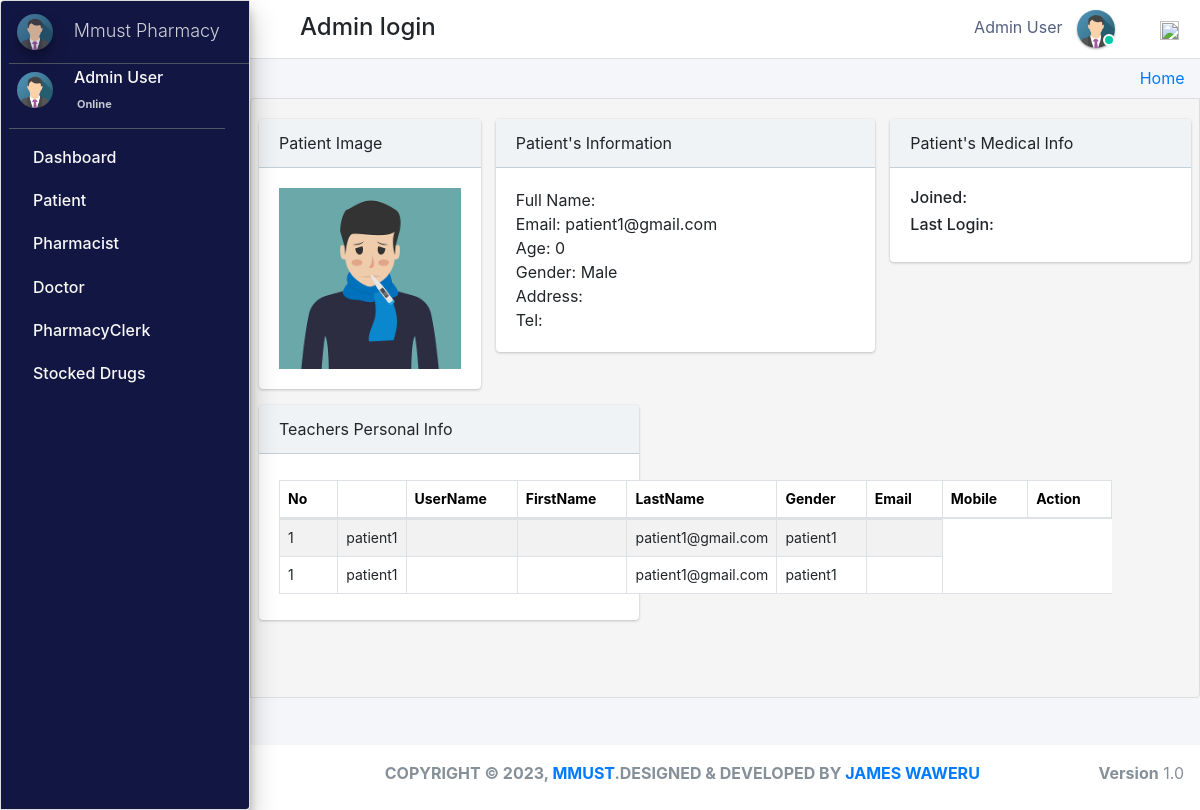
The page /admin_user/patient_personalRecords/1/ (signed in) on the database its author committed.
### pharmacy/models.py (models this page shows, shortened)
class CustomUser(AbstractUser):
    user_type_data = ((1, "AdminHOD"), (2, "Pharmacist"), (3, "Doctor"), (4, "PharmacyClerk"),(5, "Patients"))
    user_type = models.CharField(default=1, choices=user_type_data, max_length=10)

class AdminHOD(models.Model):
    gender_category=(
        ('Male','Male'),
        ('Female','Female'),
    )
    admin = models.OneToOneField(CustomUser,null=True, on_delete = models.CASCADE)
    emp_no= models.CharField(max_length=100,null=True,blank=True)
    gender=models.CharField(max_length=100,null=True,choices=gender_category)
    mobile=models.CharField(max_length=10,null=True,blank=True)
    address=models.CharField(max_length=300,null=True,blank=True)
    profile_pic=models.ImageField(default="admin.png",null=True,blank=True)
    created_at = models.DateTimeField(auto_now_add=True)
    updated_at = models.DateTimeField(auto_now=True)
    date_employed=models.DateTimeField(auto_now_add=True, auto_now=False)
    objects = models.Manager()

class Patients(models.Model):
    gender_category=(
        ('Male','Male'),
        ('Female','Female'),
    )
    admin = models.OneToOneField(CustomUser,null=True, on_delete = models.CASCADE)
    reg_no=models.CharField(max_length=30,null=True,blank=True,unique=True)
    gender=models.CharField(max_length=7,null=True,blank=True,choices=gender_category)
    first_name=models.CharField(max_length=20,null=True,blank=True)
    last_name=models.CharField(max_length=20,null=True,blank=True)
    dob=models.DateTimeField(auto_now_add= False, auto_now=False,null=True,blank=True)
    phone_number=models.CharField(max_length=10,null=True,blank=True)
    profile_pic=models.ImageField(default="patient.jpg",null=True,blank=True)
    age= models.IntegerField(default='0', blank=True, null=True)
    address=models.CharField(max_length=300,null=True,blank=True)
    date_admitted=models.DateTimeField(auto_now_add=True, auto_now=False)
    last_updated = models.DateTimeField(auto_now_add=False, auto_now=True)

class Dispense(models.Model):
    patient_id = models.ForeignKey(Patients, on_delete=models.DO_NOTHING,null=True)
    drug_id = models.ForeignKey(Stock, on_delete=models.SET_NULL,null=True,blank=False)
    dispense_quantity = models.PositiveIntegerField(default='1', blank=False, null=True)
    taken=models.CharField(max_length=300,null=True, blank=True)
    stock_ref_no=models.CharField(max_length=300,null=True, blank=True)
    instructions=models.TextField(max_length=300,null=True, blank=False)
    dispense_at = models.DateTimeField(auto_now_add=True,null=True, blank=True)

### pharmacy/HODViews.py (the view)
# urls.py: path('admin_user/patient_personalRecords/<pk>/',HODViews.patient_personalRecords,name='patient_record'),
def patient_personalRecords(request,pk):
    patient=Patients.objects.get(id=pk)
    prescrip=patient.prescription_set.all()
    stocks=patient.dispense_set.all()
    context={
        "patient":patient,
        "prescription":prescrip,
        "stocks":stocks
    }
    return render(request,'hod_templates/patient_personalRecords.html',context)

### pharmacy/templates/hod_templates/patient_personalRecords.html (shortened to what this page needs)
{% extends 'hod_templates/base_template.html'%} {% block main_content %}
<div class="content">
    <div class="row pt">
        <div class="col-lg-3">
            <div class="card">
                <div class="card-header">
                     Patient Image
                </div>
                <div class="card-body d-flex justify-content-center">
                    <img src="{{patient.profile_pic.url}}" class="img-fluid" />
                </div>
            </div>
        </div>
        <div class="col-lg-5">
            <div class="card">
                <div class="card-header">
                     Patient's Information
                </div>
                <div class="card-body">
                    <tbody>
                        <tr>
                            <td>Full Name: {{patient.patientname}}</td>
                            <br>
                            <td>Email: {{ patient.admin.email }}</td>
                            <br>
                            <td>Age: {{ patient.age }}</td>
                            <br>
                            <td>Gender: {{ patient.gender }}</td>
                            <br>
                            <td>Address: {{ patient.adresss }}</td>
                            <br>
                            <td>Tel: {{ patient.mobile }}</td>
                        </tr>
                    </tbody>
                </div>
            </div>
        </div>
        <div class="col-lg-4">
            <div class="card">
                <div class="card-header">
                     Patient's Medical Info
                </div>
                <div class="card-body">
                    <h6>Joined: </h6>
                    <h6>Last Login: </h6>
                </div>
            </div>
        </div>
        <div class="col-lg-5">
            <div class="card">
                <div class="card-header">
                     Teachers Personal Info
                </div>
                <div class="card-body">
                    <table class="table table-bordered table-hover dataTable">
                        <thead>
                            <tr>
                                <th>No</th>
                                <th></th>
                                <th>UserName</th>
                                <th>FirstName</th>
                                <th>LastName</th>
                                <th>Gender</th>
                                <th>Email</th>
                                <th>Mobile</th>
                                <th class="text-center">Action</th>
                            </tr>
                        </thead>
                        <tbody>
                            {% for stock in stocks %}
                            <tr>
                                <td>{{stock.dispense_quantity}}</td>
                                <td>{{stock.patient_id.first_name}}</td>
                                <td>{{stock.sto}}</td>
                                <td>{{stock.quantity}}</td>
                                <td>{{patient.admin.email}}</td>
                                <td>{{stock.patient_id.first_name}}</td>
                                <td>
                            </tr>
                            {% endfor %}
                        </tbody>
                    </table>
                </div>
            </div>
        </div>
    </div>
</div>
{% endblock %}

### pharmacy/templates/hod_templates/base_template.html (shortened to what this page needs)
{% extends 'base_file.html' %} {% block htm %}
<body class="hold-transition sidebar-mini layout-fixed">
    <div class="wrapper">
        <nav class="main-header navbar navbar-expand navbar-white navbar-light">
            <ul class="navbar-nav">
                <li class="nav-item">
                    <a class="nav-link" data-widget="pushmenu" href="#" role="button"></a>
                </li>
            </ul>
            <h4 style="margin-left: 10px; margin-top: 5px;">Admin login </h4>
            <ul class="navbar-nav ml-auto">
                <li class="mx-3">
                    <a href="#" class="sm-submenu-with-image a">
                        <span>{{user.first_name}}  {{user.last_name}}</span>
                        <img src="{{request.user.adminhod.profile_pic.url}}" class="img-circle elevation-1" width="38" height="38" alt="">
                        <span class="avatar-status avatar-sm-status avatar-status-success"></span>
                    </a>
                </li>
                <li class="nav-item dropdown ml-3 low">
                    <a href="#" class="btn btn-outlined btn-black text-muted bg-transparent " data-toggle="dropdown" aria-expanded="false" data-wow-delay="0.7s"><img src="https://img.icons8.com/ios/50/000000/settings.png" width="19" height="19">
                    </a>
                </li>
            </ul>
        </nav>
        {% include 'hod_templates/sidebar.html'%}
        <div class="content-wrapper">
            <div class="content-header">
                <div class="container-fluid">
                    <div class="row ">
                        <div class="col-sm-6">
                        </div>
                        <div class="col-sm-6 ">
                            <ol class="breadcrumb float-sm-right">
                                <li class="breadcrumb-item"><a href="">Home</a></li>
                            </ol>
                        </div>
                    </div>
                </div>
            </div>
            {% block main_content %} {% endblock main_content %}
        </div>
        {% include 'hod_templates/footer.html'%}
    </div>
    {% endblock htm %}

### pharm/pharmacy/templates/base_file.html (shortened to what this page needs)
{% load static %}
<!DOCTYPE html>
<html lang="en">
<head>
    <link rel="stylesheet" href="{% static 'css/bootstrap.min.css'%}">
    <link rel="stylesheet" href="{% static 'css/main.css'%}">
    <link rel="stylesheet" href="{% static 'css/profile.css'%}">
    <link rel="stylesheet" href="{% static " fontawesome-free/css/all.min.css " %}">
    <link rel="stylesheet" href="https://code.ionicframework.com/ionicons/2.0.1/css/ionicons.min.css">
    <link rel="stylesheet" href="{% static 'dist/css/adminlte.css'  %}">
    <link rel="stylesheet" href="{% static 'pace-progress/themes/black/pace-theme-flat-top.css' %}">
    <link rel="stylesheet" href="{% static 'datatables-bs4/css/dataTables.bootstrap4.min.css'%}">
    <link rel="stylesheet" href="{% static 'datatables-responsive/css/responsive.bootstrap4.min.css'%}">
    <link rel="stylesheet" href="{% static 'datatables-buttons/css/buttons.bootstrap4.min.css'%}">
    <link rel="stylesheet" href="{% static 'css/select2.css' %}">
    <link href="{% static 'jquery-ui2/jquery-ui.min.css' %}" rel="stylesheet">
    <link href="{% static 'jquery-ui2/jquery-ui.structure.min.css' %}" rel="stylesheet">
    <link href="{% static 'jquery-ui2/jquery-ui.theme.min.css' %}" rel="stylesheet">
</head>
{% block htm %} {% endblock htm%}
</body>
</html>

### pharmacy/templates/hod_templates/sidebar.html (shortened to what this page needs)
<aside class="main-sidebar sidebar-dark-primary elevation-4">
    <a href="" class="brand-link ml-2">
        <img src="{{request.user.adminhod.profile_pic.url}}" alt="" width="36" height="36" class=" img-circle elevation-3" style="opacity: .8">
        <span class="brand-text font-weight-light mt-1 ml-3 mmust">Mmust Pharmacy</span>
    </a>
    <div class="sidebar">
        <div class="user-panel mr-3">
            <div class="pull-left image sm-submenu-with-image a ml-2 ">
                <img src="{{request.user.adminhod.profile_pic.url}}" class="img-circle mt-2" width="36" height="36" alt="User Image">
            </div>
            <div class="pull-left info">
                <p>{{user.first_name}} {{user.last_name}}</p>
                <a href="#"> Online</a>
            </div>
        </div>
        <nav class="mt-2">
            <ul class="nav nav-pills nav-sidebar flex-column" data-widget="treeview" role="menu" data-accordion="false">
                <li class="nav-item">
                    <a href="{% url  'admin_dashboard' %}" class="nav-link">
                        <p>
                            Dashboard
                        </p>
                    </a>
                </li>
                <li class="nav-item">
                    <a href="#" class="nav-link">
                        <p>
                            Patient
                        </p>
                    </a>
                </li>
                <li class="nav-item">
                    <a href="#" class="nav-link">
                        <p>
                            Pharmacist
                        </p>
                    </a>
                </li>
                <li class="nav-item">
                    <a href="#" class="nav-link">
                        <p>
                            Doctor
                        </p>
                    </a>
                </li>
                <li class="nav-item">
                    <a href="#" class="nav-link">
                        <p>
                            PharmacyClerk
                        </p>
                    </a>
                </li>
                <li class="nav-item">
                    <a href="#" class="nav-link">
                        <p>
                            Stocked Drugs
                        </p>
                    </a>
                </li>
            </ul>
        </nav>
    </div>
</aside>

### pharmacy/templates/hod_templates/footer.html
<footer class="main-footer pt-3 text-center">
    <strong>COPYRIGHT &copy; {% now "Y" %}, <a href="#">MMUST</a>.DESIGNED & DEVELOPED BY <a href="#">JAMES WAWERU</a></strong>
    <div class="float-right d-none d-sm-inline-block">
        <b>Version</b> 1.0
    </div>
</footer>

### rows shown on the page
CustomUser: first_name "Admin", last_name "User", user.adminhod.profile_pic (picture)
Patients: profile_pic (picture), admin.email "patient1@gmail.com", age "0", gender "Male"
Dispense: dispense_quantity "1", patient_id.first_name "patient1"
Dispense: dispense_quantity "1", patient_id.first_name "patient1"
